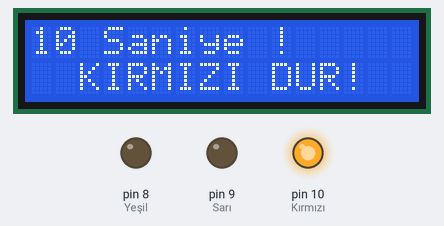
This sketch was run on a simulated Arduino Uno, built with avr-gcc and run on an emulated ATmega328P. On the bench: 16×2 character LCD, output pins drawn as LEDs (lit = HIGH).

Above: at 0.1 s.
At 4.1 s:
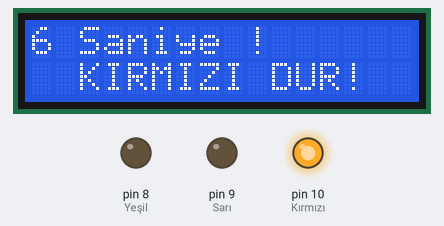
At 9.2 s:
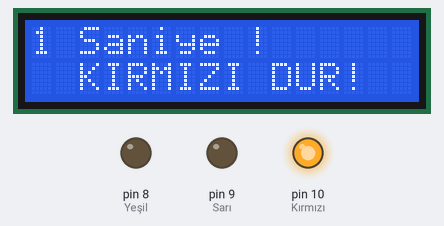
At 19.2 s:
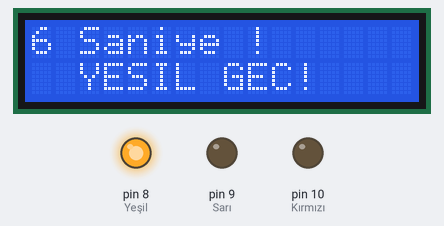
At 25.2 s:
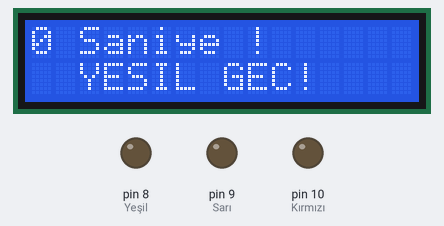
At 38.3 s:
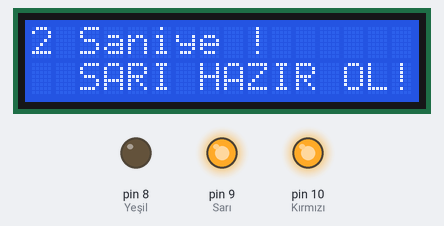
Timing chart, 0 to 39.8 s (numbered marks = the images above):
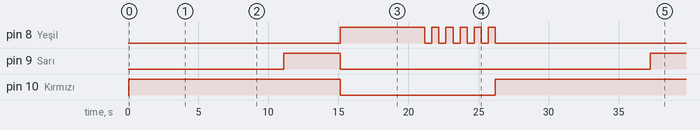

Measured:
- by itself, pin 8 (Yeşil): LOW → HIGH at 15.1 s, → LOW 6.0 s later, → HIGH 0.50 s later, → LOW 0.51 s later, … (12 changes in this stretch)
- by itself, pin 9 (Sarı): LOW → HIGH at 11.1 s, → LOW 4.0 s later, → HIGH 22.1 s later
- by itself, pin 10 (Kırmızı): LOW → HIGH at 0.06 s, → LOW 15.1 s later, → HIGH 11.1 s later
- what the display in image 1 shows lasts 1.0 s, from 4.1 s to 5.1 s

The sketch:

trafik_lambas_-lcd.ino
```cpp
#include <LiquidCrystal.h>


LiquidCrystal lcd (12,11, 5, 4, 3, 2);
void setup()
{
 lcd.begin(16,2);
 pinMode(10,OUTPUT);//Kırmızı
 pinMode(9,OUTPUT);//Sarı
 pinMode(8,OUTPUT);//Yeşil
}

void loop()
{
  digitalWrite(10,HIGH);
  for(int i = 10; i>=0; i--){
    lcd.print(i);
    lcd.print(" Saniye !");
    lcd.setCursor(2, 1);
    lcd.print("KIRMIZI DUR!");
    delay(1000);
    lcd.clear();
  }
  digitalWrite(9,HIGH);
   for(int i = 3; i>=0; i--){
    lcd.print(i);
    lcd.print(" Saniye !");
    lcd.setCursor(2, 1);
    lcd.print("SARI HAZIR OL!");
    delay(1000);
    lcd.clear();
  }
  digitalWrite(10,LOW);
  digitalWrite(9,LOW);
  digitalWrite(8,HIGH);
 for(int i = 10; i>=5; i--){
    lcd.print(i);
    lcd.print(" Saniye !");
    lcd.setCursor(2, 1);
    lcd.print("YESIL GEC!");
    delay(1000);
    lcd.clear();
  }
  for (int i =4 ; i>=0;i--){
    lcd.print(i);
    lcd.print(" Saniye !");
    lcd.setCursor(2, 1);
    lcd.print("YESIL GEC!");
    digitalWrite(8,LOW);
    delay(500);
    digitalWrite(8,HIGH);
    delay(500);
    lcd.clear();

  }
  digitalWrite(8,LOW);


}
```
